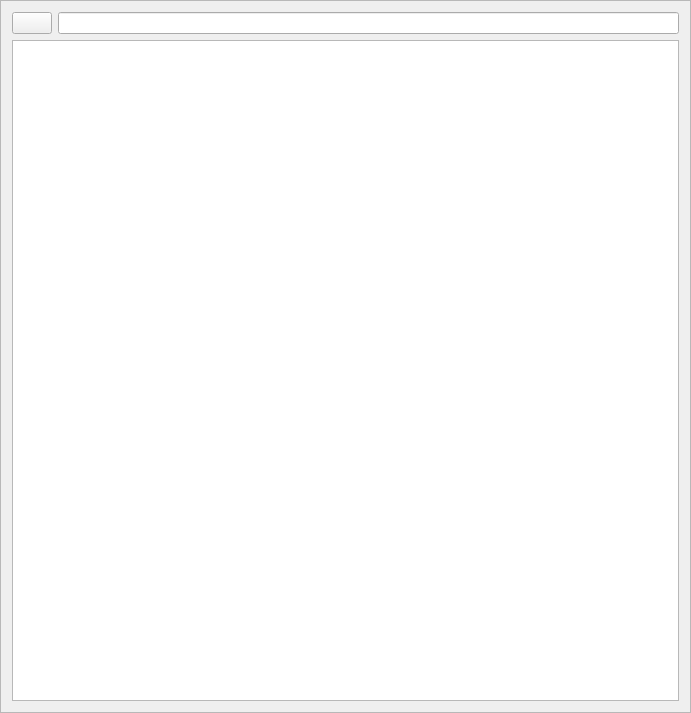
<?xml version="1.0" encoding="UTF-8"?>
<ui version="4.0">
 <class>ReportFrame</class>
 <widget class="QFrame" name="ReportFrame">
  <property name="geometry">
   <rect>
    <x>0</x>
    <y>0</y>
    <width>691</width>
    <height>713</height>
   </rect>
  </property>
  <property name="windowTitle">
   <string>Frame</string>
  </property>
  <property name="frameShape">
   <enum>QFrame::StyledPanel</enum>
  </property>
  <property name="frameShadow">
   <enum>QFrame::Raised</enum>
  </property>
  <layout class="QGridLayout" name="gridLayout">
   <item row="0" column="1">
    <widget class="QLineEdit" name="SearchLineEdit">
     <property name="toolTip">
      <string>&lt;html&gt;&lt;head/&gt;&lt;body&gt;&lt;p&gt;Search in document&lt;/p&gt;&lt;/body&gt;&lt;/html&gt;</string>
     </property>
    </widget>
   </item>
   <item row="0" column="0">
    <widget class="QPushButton" name="ClearSearchButton">
     <property name="toolTip">
      <string>Clear</string>
     </property>
     <property name="text">
      <string/>
     </property>
     <property name="icon">
      <iconset resource="../../../Programming/Eclipse/DegenPrimerGUI/resources/DegenPrimerUI.qrc">
       <normaloff>:/clear.svg</normaloff>:/clear.svg</iconset>
     </property>
    </widget>
   </item>
   <item row="1" column="0" colspan="2">
    <widget class="QTextEdit" name="ReportTextEdit">
     <property name="sizePolicy">
      <sizepolicy hsizetype="Expanding" vsizetype="Expanding">
       <horstretch>0</horstretch>
       <verstretch>0</verstretch>
      </sizepolicy>
     </property>
     <property name="font">
      <font>
       <family>Monospace</family>
      </font>
     </property>
     <property name="lineWrapMode">
      <enum>QTextEdit::NoWrap</enum>
     </property>
     <property name="readOnly">
      <bool>true</bool>
     </property>
     <property name="textInteractionFlags">
      <set>Qt::LinksAccessibleByKeyboard|Qt::LinksAccessibleByMouse|Qt::TextBrowserInteraction|Qt::TextSelectableByKeyboard|Qt::TextSelectableByMouse</set>
     </property>
    </widget>
   </item>
  </layout>
 </widget>
 <tabstops>
  <tabstop>SearchLineEdit</tabstop>
  <tabstop>ReportTextEdit</tabstop>
  <tabstop>ClearSearchButton</tabstop>
 </tabstops>
 <resources>
  <include location="../../../Programming/Eclipse/DegenPrimerGUI/resources/DegenPrimerUI.qrc"/>
 </resources>
 <connections>
  <connection>
   <sender>ClearSearchButton</sender>
   <signal>clicked()</signal>
   <receiver>SearchLineEdit</receiver>
   <slot>clear()</slot>
   <hints>
    <hint type="sourcelabel">
     <x>35</x>
     <y>27</y>
    </hint>
    <hint type="destinationlabel">
     <x>67</x>
     <y>25</y>
    </hint>
   </hints>
  </connection>
 </connections>
</ui>
